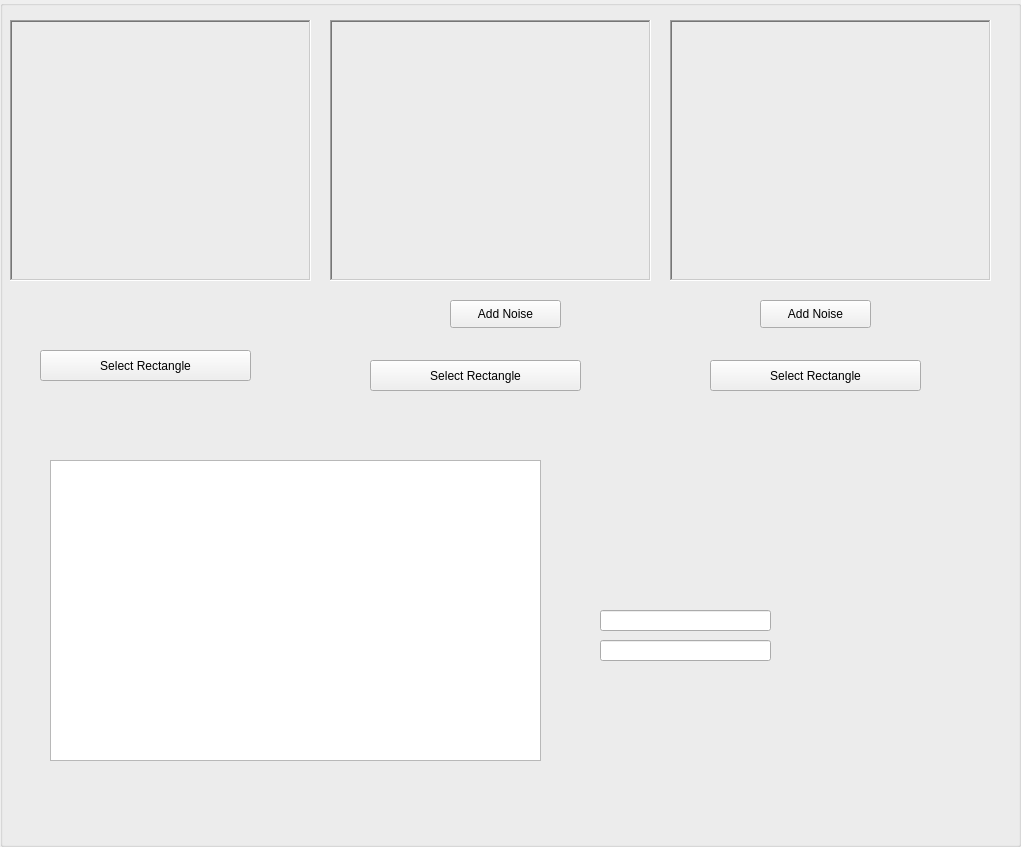
<?xml version="1.0" encoding="UTF-8"?>
<ui version="4.0">
 <class>GroupBox</class>
 <widget class="QGroupBox" name="GroupBox">
  <property name="geometry">
   <rect>
    <x>0</x>
    <y>0</y>
    <width>1021</width>
    <height>847</height>
   </rect>
  </property>
  <property name="windowTitle">
   <string>GroupBox</string>
  </property>
  <widget class="QLabel" name="labelOriginalCircle">
   <property name="geometry">
    <rect>
     <x>10</x>
     <y>20</y>
     <width>301</width>
     <height>261</height>
    </rect>
   </property>
   <property name="frameShape">
    <enum>QFrame::WinPanel</enum>
   </property>
   <property name="frameShadow">
    <enum>QFrame::Sunken</enum>
   </property>
   <property name="text">
    <string/>
   </property>
   <property name="scaledContents">
    <bool>true</bool>
   </property>
  </widget>
  <widget class="MplWidget" name="graphicsViewHistogram">
   <property name="geometry">
    <rect>
     <x>50</x>
     <y>460</y>
     <width>491</width>
     <height>301</height>
    </rect>
   </property>
  </widget>
  <widget class="QLabel" name="labelNoisyCircle">
   <property name="geometry">
    <rect>
     <x>330</x>
     <y>20</y>
     <width>321</width>
     <height>261</height>
    </rect>
   </property>
   <property name="frameShape">
    <enum>QFrame::WinPanel</enum>
   </property>
   <property name="frameShadow">
    <enum>QFrame::Sunken</enum>
   </property>
   <property name="text">
    <string/>
   </property>
   <property name="scaledContents">
    <bool>true</bool>
   </property>
  </widget>
  <widget class="QPushButton" name="pushButtonAddNoise">
   <property name="geometry">
    <rect>
     <x>450</x>
     <y>300</y>
     <width>111</width>
     <height>28</height>
    </rect>
   </property>
   <property name="text">
    <string>Add Noise</string>
   </property>
  </widget>
  <widget class="QLineEdit" name="lineEditMean">
   <property name="geometry">
    <rect>
     <x>600</x>
     <y>610</y>
     <width>171</width>
     <height>21</height>
    </rect>
   </property>
  </widget>
  <widget class="QLineEdit" name="lineEditVariance">
   <property name="geometry">
    <rect>
     <x>600</x>
     <y>640</y>
     <width>171</width>
     <height>21</height>
    </rect>
   </property>
  </widget>
  <widget class="QPushButton" name="pushButtonSelect">
   <property name="geometry">
    <rect>
     <x>40</x>
     <y>350</y>
     <width>211</width>
     <height>31</height>
    </rect>
   </property>
   <property name="text">
    <string>Select Rectangle</string>
   </property>
  </widget>
  <widget class="QLabel" name="labelNoisyCircle_2">
   <property name="geometry">
    <rect>
     <x>670</x>
     <y>20</y>
     <width>321</width>
     <height>261</height>
    </rect>
   </property>
   <property name="frameShape">
    <enum>QFrame::WinPanel</enum>
   </property>
   <property name="frameShadow">
    <enum>QFrame::Sunken</enum>
   </property>
   <property name="text">
    <string/>
   </property>
   <property name="scaledContents">
    <bool>true</bool>
   </property>
  </widget>
  <widget class="QPushButton" name="pushButtonAddNoise_2">
   <property name="geometry">
    <rect>
     <x>760</x>
     <y>300</y>
     <width>111</width>
     <height>28</height>
    </rect>
   </property>
   <property name="text">
    <string>Add Noise</string>
   </property>
  </widget>
  <widget class="QPushButton" name="pushButtonSelect_2">
   <property name="geometry">
    <rect>
     <x>370</x>
     <y>360</y>
     <width>211</width>
     <height>31</height>
    </rect>
   </property>
   <property name="text">
    <string>Select Rectangle</string>
   </property>
  </widget>
  <widget class="QPushButton" name="pushButtonSelect_3">
   <property name="geometry">
    <rect>
     <x>710</x>
     <y>360</y>
     <width>211</width>
     <height>31</height>
    </rect>
   </property>
   <property name="text">
    <string>Select Rectangle</string>
   </property>
  </widget>
 </widget>
 <customwidgets>
  <customwidget>
   <class>MplWidget</class>
   <extends>QGraphicsView</extends>
   <header>mplwidget.h</header>
  </customwidget>
 </customwidgets>
 <resources/>
 <connections/>
</ui>
